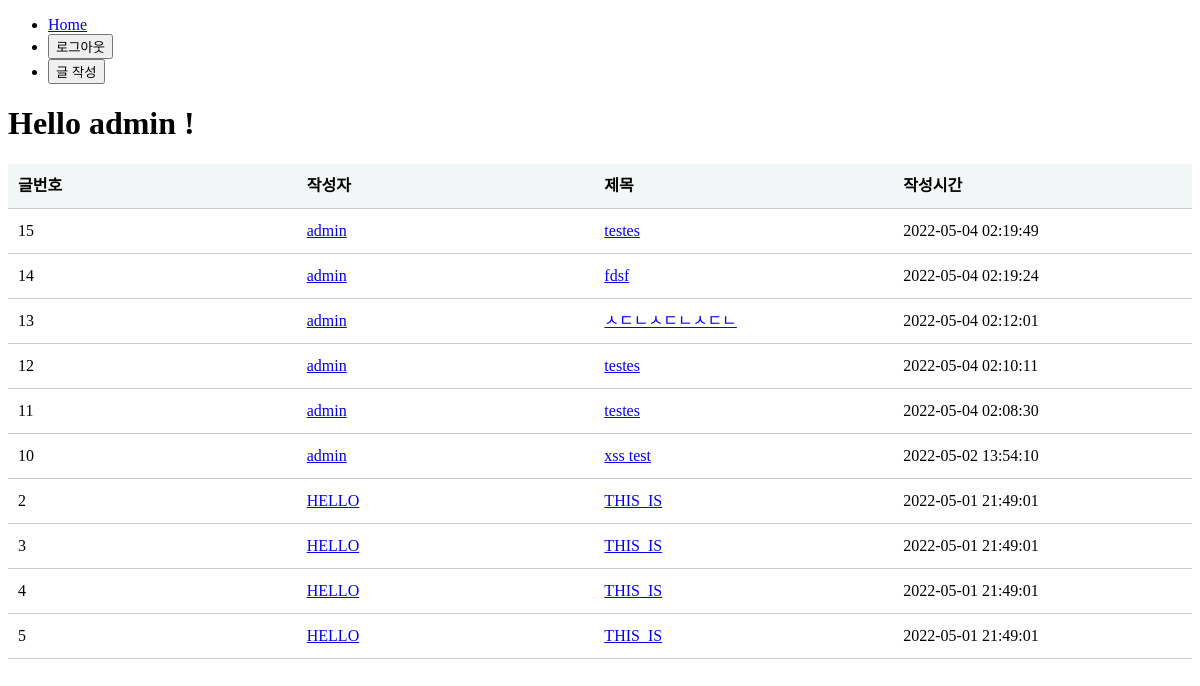
Screenshot of /board (signed in) with the database file from the repository.
### tables this page shows
CREATE TABLE board (
        num INTEGER PRIMARY KEY AUTOINCREMENT,
        id TEXT NOT NULL,title TEXT NOT NULL, 
        content TEXT, 
        reg_date DATETIME DEFAULT (datetime('now','localtime')));

### app.py (the view)
@app.route('/board',methods=['GET'])
def board():
    if 'userid' not in session:
        flash("로그인이 필요합니다!")
        return redirect(url_for('index'))
    error = None
    id = session['userid']
    conn = dbcon()
    cursor = conn.cursor()
    sql = "SELECT * FROM board ORDER BY reg_date desc"
    cursor.execute(sql)
    data = cursor.fetchall()
    data_list = []
    for obj in data:
        data_dic = {
            'num' : obj[0],
            'id' : obj[1],
            'title' : obj[2],
            'content' : obj[3],
            'time' : obj[4]
        }
        data_list.append(data_dic)
    cursor.close()
    conn.close()
    return render_template('board.html', error=error, name=id, data_list= data_list)

### app.py (called while the page is built)
def dbcon():
    return sqlite3.connect(os.path.dirname(os.path.realpath(__file__))+'/mydb.db')

### templates/board.html (shortened to what this page needs)
<!DOCTYPE html>
<html lang="en" xmlns:float="http://www.w3.org/1999/xhtml">
<head>
</head>
<body>
    <ul>
      <li>        <a href="{{url_for('homepage')}}">Home</a>      </li>
      <li>        <button type="button" onclick="location.href='/logout'"> 로그아웃 </button>      </li>
      <li>        <button type="button" onclick="location.href='/board/write'"> 글 작성 </button>      </li>
    </ul>
    <p>
        <h1> Hello {{name}} ! </h1>
    </p>
    <table class="type09">
        <tr>
            <th>글번호</th>
            <th>작성자</th>
            <th>제목</th>
            <th>작성시간</th>
        </tr>
        {% for obj in data_list%}
        <tbody>
            <tr>
                <td>{{obj.num}}</td>
                <td><a href="/user/{{obj.id}}">{{obj.id}}</td>
                <td><a href="/board/{{obj.num}}">{{obj.title}}</a></td>
                <td>{{obj.time}}</td>
            </tr>
        </tbody>
        {% endfor %}
    </table>
</body>
</html>

### templates/board.html (style rules this page uses)
table.type09 { border-collapse: collapse; text-align: left; line-height: 1.5; }
table.type09 tbody th { width: 150px; padding: 10px; font-weight: bold; vertical-align: top; border-bottom: 1px solid #ccc; background: #f3f6f7; }
table.type09 td { width: 350px; padding: 10px; vertical-align: top; border-bottom: 1px solid #ccc; }

### rows the page displays
board: num "15", id "admin", title "testes", time "2022-05-04 02:19:49"
board: num "14", id "admin", title "fdsf", time "2022-05-04 02:19:24"
board: num "13", id "admin", title "ㅅㄷㄴㅅㄷㄴㅅㄷㄴ", time "2022-05-04 02:12:01"
board: num "12", id "admin", title "testes", time "2022-05-04 02:10:11"
board: num "11", id "admin", title "testes", time "2022-05-04 02:08:30"
board: num "10", id "admin", title "xss test", time "2022-05-02 13:54:10"
board: num "2", id "HELLO", title "THIS_IS", time "2022-05-01 21:49:01"
board: num "3", id "HELLO", title "THIS_IS", time "2022-05-01 21:49:01"
board: num "4", id "HELLO", title "THIS_IS", time "2022-05-01 21:49:01"
board: num "5", id "HELLO", title "THIS_IS", time "2022-05-01 21:49:01"

### other values shown
{{ name }} "admin"
